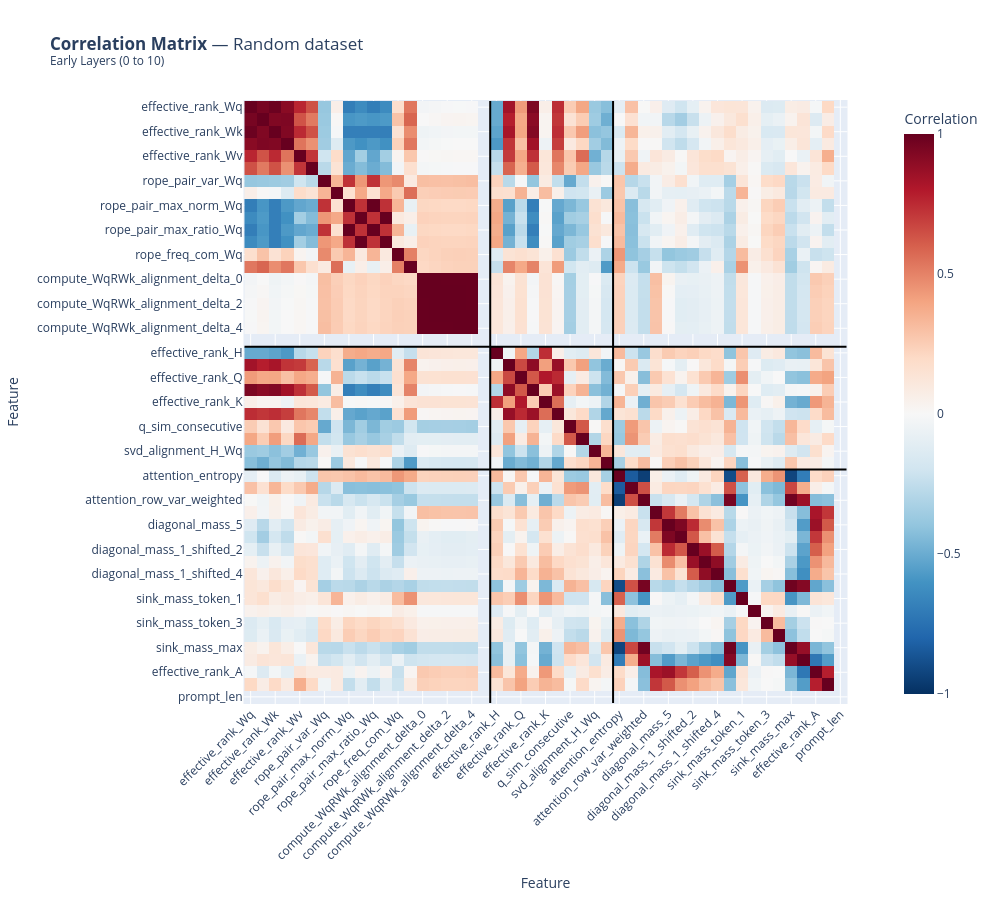
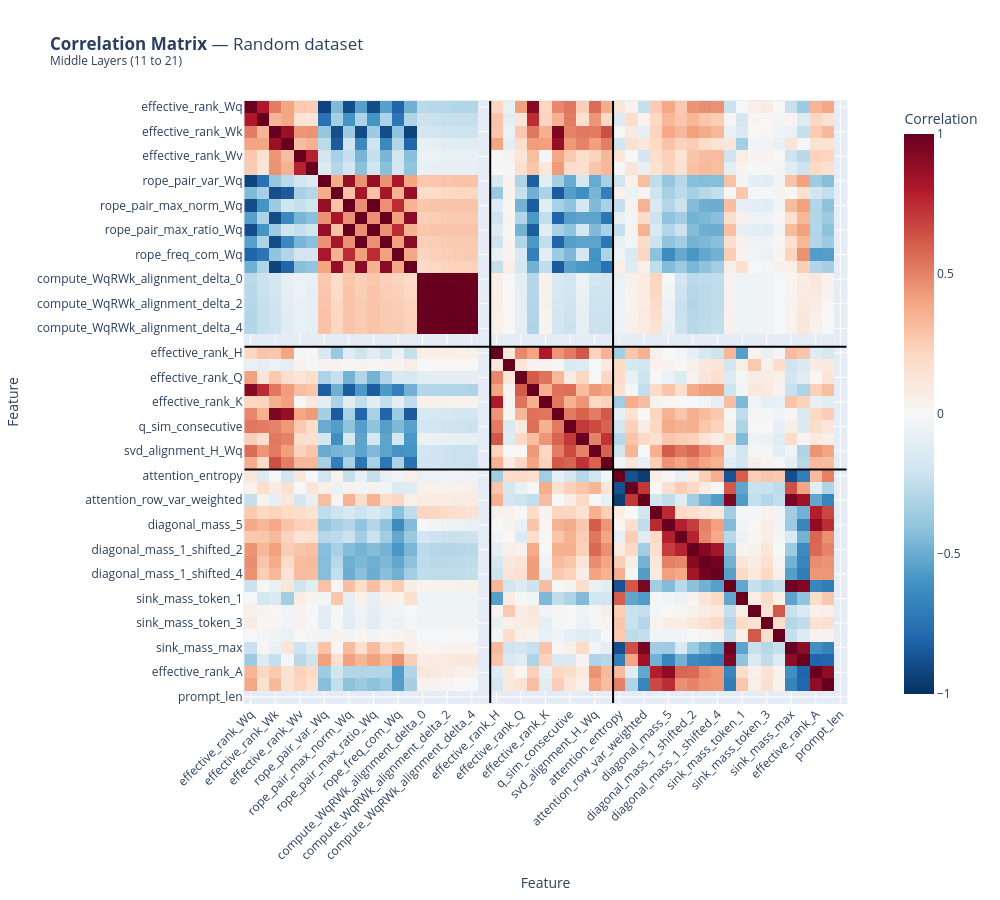
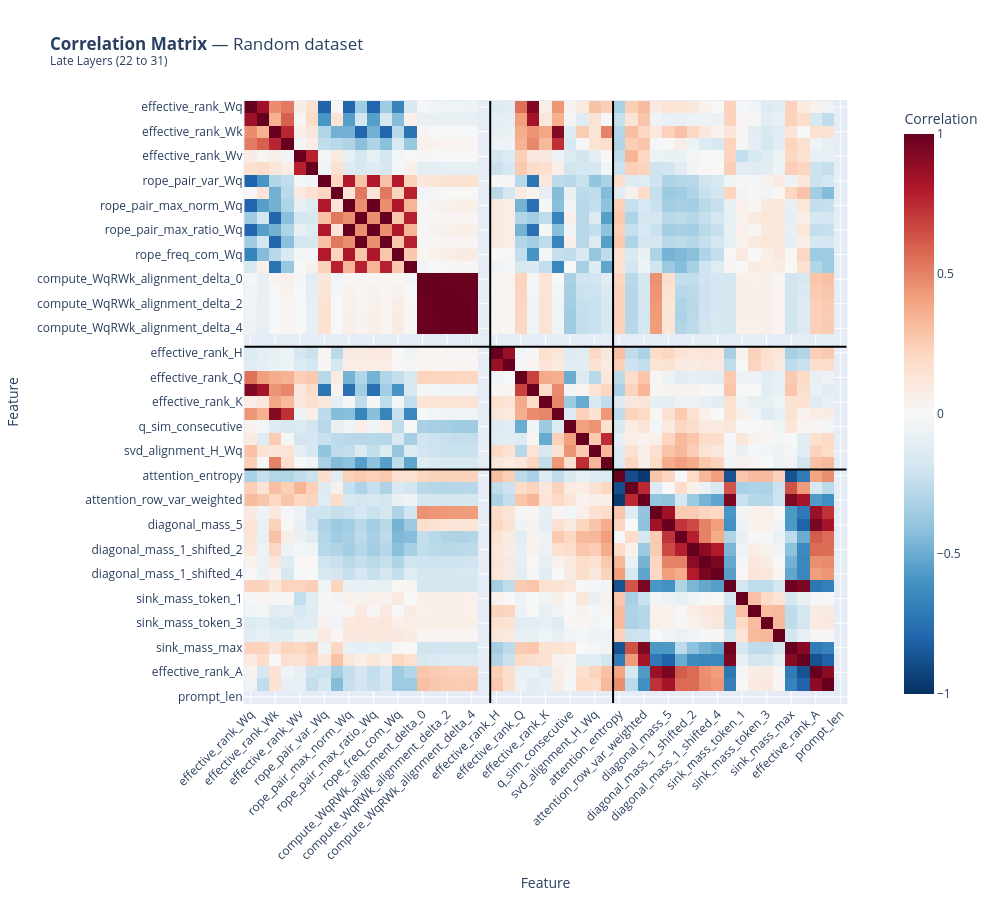
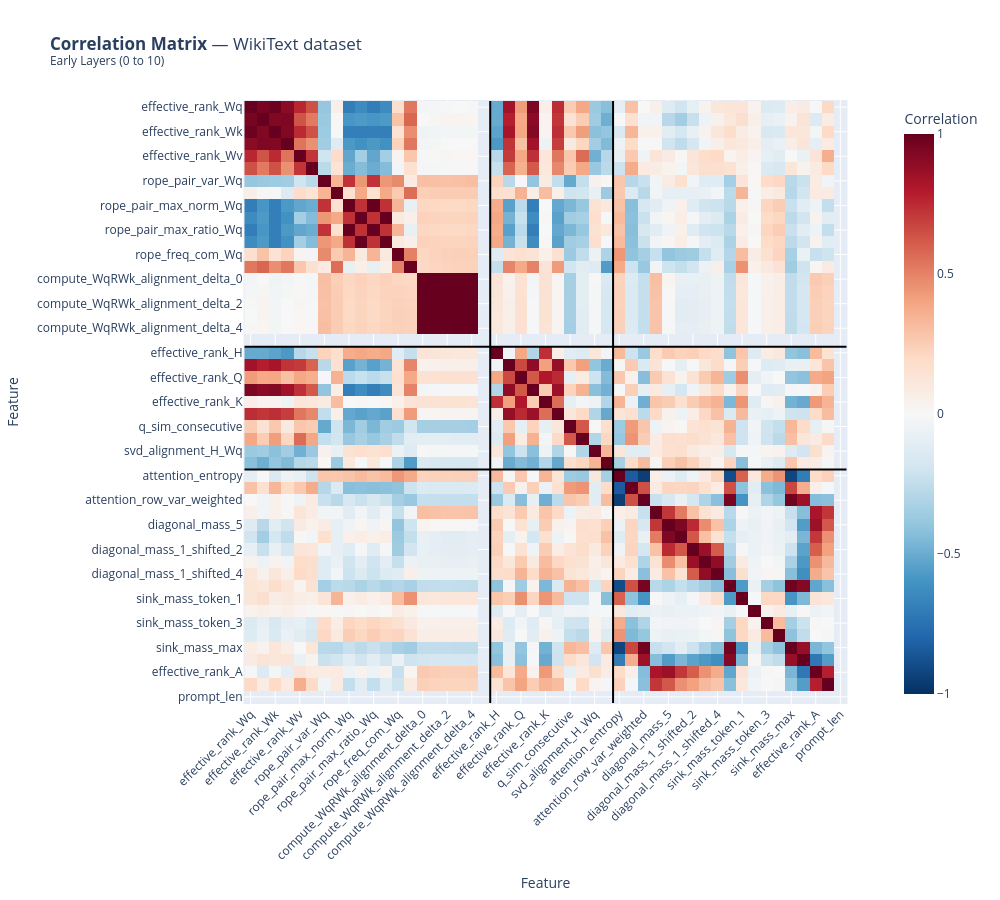

These figures' notebook cell, in order:
### Code cell
# Focused EDA: correlations (from FEATURE_REGISTRY) divided by layer thirds
import pandas as pd
import numpy as np
import plotly.express as px
import plotly.io as pio
from core.features_library import FEATURE_REGISTRY
pio.renderers.default = "vscode"

sources = sorted(df["prompt_source"].dropna().astype(str).unique().tolist())
print("Prompt sources:", sources)

META_COLS = {"model_name", "prompt_id", "prompt_source", "layer_idx", "head_idx", "run_idx"}

# All numeric features in the dataset (not only registry columns).
all_numeric_features = [
    c for c in df.columns
    if pd.api.types.is_numeric_dtype(df[c]) and c not in META_COLS
]

registry_features = list(FEATURE_REGISTRY.keys())
available_registry_features = [f for f in registry_features if f in df.columns]
print(f"Registry features found in df: {len(available_registry_features)}/{len(registry_features)}")
print(f"Total numeric features used for correlation: {len(all_numeric_features)}")

# Canonical feature groups from features_library naming.
model_dependent_features = [
    "effective_rank_Wq", "r95_Wq",
    "effective_rank_Wk", "r95_Wk",
    "effective_rank_Wv", "r95_Wv",
    #"rmsnorm_gamma_norm",
    "rope_pair_var_Wq", "rope_pair_var_Wk",
    "rope_pair_max_norm_Wq", "rope_pair_max_norm_Wk",
    "rope_pair_max_ratio_Wq", "rope_pair_max_ratio_Wk",
    "rope_freq_com_Wq", "rope_freq_com_Wk",
    "compute_WqRWk_alignment_delta_0",
    "compute_WqRWk_alignment_delta_1",
    "compute_WqRWk_alignment_delta_2",
    "compute_WqRWk_alignment_delta_3",
    "compute_WqRWk_alignment_delta_4",
]

input_dependent_features = [
    "effective_rank_H", "r95_H",
    "effective_rank_Q", "r95_Q",
    "effective_rank_K", "r95_K",
    "q_sim_consecutive", "k_sim_consecutive",
    "svd_alignment_H_Wq", "svd_alignment_H_Wk",
]

target_features = [
    "attention_entropy", "attention_gini", "attention_row_var_weighted",
    "diagonal_mass_1", "diagonal_mass_5",
    "diagonal_mass_1_shifted_1", "diagonal_mass_1_shifted_2",
    "diagonal_mass_1_shifted_3", "diagonal_mass_1_shifted_4",
    "sink_mass_token_0", "sink_mass_token_1", "sink_mass_token_2",
    "sink_mass_token_3", "sink_mass_token_4", "sink_mass_max",
    "look_back",
    "effective_rank_A", "r95_A",
]

model_set = set(model_dependent_features)
input_set = set(input_dependent_features)
target_set = set(target_features)

def classify_feature(name):
    if name in model_set:
        return "model"
    if name in input_set:
        return "input"
    if name in target_set:
        return "target"

    n = name.lower()
    if any(k in n for k in ["wq", "wk", "wv", "weight", "rope", "rmsnorm", "gamma"]):
        return "model"
    if any(k in n for k in ["_h", "_q", "_k", "q_sim", "k_sim", "svd_alignment_h"]):
        return "input"
    return "target"

def ordered_group(features, canonical_order):
    present = [f for f in canonical_order if f in features]
    rest = sorted([f for f in features if f not in set(canonical_order)], key=str.lower)
    return present + rest

model_group = [f for f in all_numeric_features if classify_feature(f) == "model"]
input_group = [f for f in all_numeric_features if classify_feature(f) == "input"]
target_group = [f for f in all_numeric_features if classify_feature(f) == "target"]

model_group = ordered_group(model_group, model_dependent_features)
input_group = ordered_group(input_group, input_dependent_features)
target_group = ordered_group(target_group, target_features)

sorted_features = model_group + input_group + target_group

print("Feature ordering for correlation:")
print("  model-dependent:", len(model_group))
print("  input-dependent:", len(input_group))
print("  target:", len(target_group))

# Boundaries used to draw dividers between the three blocks.
b1 = len(model_group)
b2 = len(model_group) + len(input_group)
boundaries = [b for b in [b1, b2] if 0 < b < len(sorted_features)]

def add_group_dividers(fig, n_features, boundaries):
    for b in boundaries:
        pos = b - 0.5
        fig.add_shape(
            type="line",
            x0=pos, x1=pos, y0=-0.5, y1=n_features - 0.5,
            line=dict(color="black", width=2),
        )
        fig.add_shape(
            type="line",
            x0=-0.5, x1=n_features - 0.5, y0=pos, y1=pos,
            line=dict(color="black", width=2),
        )

def find_source(keyword, fallback_index=None):
    matches = [s for s in sources if keyword in s.lower()]
    if matches:
        return matches[0]
    if fallback_index is not None and fallback_index < len(sources):
        return sources[fallback_index]
    return None

random_source = find_source("random", fallback_index=0)
wikitext_source = find_source("wiki", fallback_index=1 if len(sources) > 1 else 0)

# --- SPLITTING LAYERS INTO THIRDS ---
unique_layers = sorted(df["layer_idx"].dropna().unique())
# Split the layers array into 3 roughly equal parts
layer_thirds = np.array_split(unique_layers, 3)
third_names = ["Early Layers", "Middle Layers", "Late Layers"]

for label, src in [("Random dataset", random_source), ("WikiText dataset", wikitext_source)]:
    if src is None:
        print(f"[Skip] {label}: source not found in prompt_source column.")
        continue

    # Get data for the specific prompt source
    sub_src = df[df["prompt_source"] == src]
    if sub_src.empty:
        print(f"[Skip] {label}: no rows for source={src}.")
        continue

    # Plot a correlation matrix for each third of the network
    for i, layer_group in enumerate(layer_thirds):
        # Filter dataframe by the current layer group
        sub = sub_src[sub_src["layer_idx"].isin(layer_group)]
        
        if sub.empty:
            continue
            
        group_label = f"{third_names[i]} ({layer_group[0]} to {layer_group[-1]})"
        corr = sub[sorted_features].corr()
        
        fig = px.imshow(
            corr,
            color_continuous_scale="RdBu_r",
            zmin=-1,
            zmax=1,
            title=f"<b>Correlation Matrix</b> — {label} <br><sup>{group_label}</sup>",
            labels={"x": "Feature", "y": "Feature", "color": "Correlation"},
        )
        fig.update_xaxes(tickangle=-45)
        add_group_dividers(fig, n_features=len(sorted_features), boundaries=boundaries)
        fig.update_layout(width=1000, height=900)
        fig.show()

### Figure 1 — Plotly figure (JSON) as saved in the notebook; plotly's stock layout.template omitted (floating-point values rounded to 4 significant figures; data arrays with more than 128 entries replaced by an {"elided": "..."} marker saying what was removed)
{"data": [{"coloraxis": "coloraxis", "hovertemplate": "Feature: %{x}<br>Feature: %{y}<br>Correlation: %{z}<extra></extra>", "name": "0", "type": "heatmap", "x": ["effective_rank_Wq", "r95_Wq", "effective_rank_Wk", "r95_Wk", "effective_rank_Wv", "r95_Wv", "rope_pair_var_Wq", "rope_pair_var_Wk", "rope_pair_max_norm_Wq", "rope_pair_max_norm_Wk", "rope_pair_max_ratio_Wq", "rope_pair_max_ratio_Wk", "rope_freq_com_Wq", "rope_freq_com_Wk", "compute_WqRWk_alignment_delta_0", "compute_WqRWk_alignment_delta_1", "compute_WqRWk_alignment_delta_2", "compute_WqRWk_alignment_delta_3", "compute_WqRWk_alignment_delta_4", "rmsnorm_gamma_norm", "effective_rank_H", "r95_H", "effective_rank_Q", "r95_Q", "effective_rank_K", "r95_K", "q_sim_consecutive", "k_sim_consecutive", "svd_alignment_H_Wq", "svd_alignment_H_Wk", "attention_entropy", "attention_gini", "attention_row_var_weighted", "diagonal_mass_1", "diagonal_mass_5", "diagonal_mass_1_shifted_1", "diagonal_mass_1_shifted_2", "diagonal_mass_1_shifted_3", "diagonal_mass_1_shifted_4", "sink_mass_token_0", "sink_mass_token_1", "sink_mass_token_2", "sink_mass_token_3", "sink_mass_token_4", "sink_mass_max", "look_back", "effective_rank_A", "r95_A", "prompt_len"], "xaxis": "x", "y": ["effective_rank_Wq", "r95_Wq", "effective_rank_Wk", "r95_Wk", "effective_rank_Wv", "r95_Wv", "rope_pair_var_Wq", "rope_pair_var_Wk", "rope_pair_max_norm_Wq", "rope_pair_max_norm_Wk", "rope_pair_max_ratio_Wq", "rope_pair_max_ratio_Wk", "rope_freq_com_Wq", "rope_freq_com_Wk", "compute_WqRWk_alignment_delta_0", "compute_WqRWk_alignment_delta_1", "compute_WqRWk_alignment_delta_2", "compute_WqRWk_alignment_delta_3", "compute_WqRWk_alignment_delta_4", "rmsnorm_gamma_norm", "effective_rank_H", "r95_H", "effective_rank_Q", "r95_Q", "effective_rank_K", "r95_K", "q_sim_consecutive", "k_sim_consecutive", "svd_alignment_H_Wq", "svd_alignment_H_Wk", "attention_entropy", "attention_gini", "attention_row_var_weighted", "diagonal_mass_1", "diagonal_mass_5", "diagonal_mass_1_shifted_1", "diagonal_mass_1_shifted_2", "diagonal_mass_1_shifted_3", "diagonal_mass_1_shifted_4", "sink_mass_token_0", "sink_mass_token_1", "sink_mass_token_2", "sink_mass_token_3", "sink_mass_token_4", "sink_mass_max", "look_back", "effective_rank_A", "r95_A", "prompt_len"], "yaxis": "y", "z": {"elided": "49x49 float values"}}], "layout": {"coloraxis": {"cmax": 1, "cmin": -1, "colorbar": {"title": {"text": "Correlation"}}, "colorscale": [[0, "rgb(5,48,97)"], [0.1, "rgb(33,102,172)"], [0.2, "rgb(67,147,195)"], [0.3, "rgb(146,197,222)"], [0.4, "rgb(209,229,240)"], [0.5, "rgb(247,247,247)"], [0.6, "rgb(253,219,199)"], [0.7, "rgb(244,165,130)"], [0.8, "rgb(214,96,77)"], [0.9, "rgb(178,24,43)"], [1, "rgb(103,0,31)"]]}, "height": 900, "shapes": [{"line": {"color": "black", "width": 2}, "type": "line", "x0": 19.5, "x1": 19.5, "y0": -0.5, "y1": 48.5}, {"line": {"color": "black", "width": 2}, "type": "line", "x0": -0.5, "x1": 48.5, "y0": 19.5, "y1": 19.5}, {"line": {"color": "black", "width": 2}, "type": "line", "x0": 29.5, "x1": 29.5, "y0": -0.5, "y1": 48.5}, {"line": {"color": "black", "width": 2}, "type": "line", "x0": -0.5, "x1": 48.5, "y0": 29.5, "y1": 29.5}], "title": {"text": "<b>Correlation Matrix</b> — Random dataset <br><sup>Early Layers (0 to 10)</sup>"}, "width": 1000, "xaxis": {"anchor": "y", "constrain": "domain", "domain": [0, 1], "scaleanchor": "y", "tickangle": -45, "title": {"text": "Feature"}}, "yaxis": {"anchor": "x", "autorange": "reversed", "constrain": "domain", "domain": [0, 1], "title": {"text": "Feature"}}}}

### Figure 2 — Plotly figure (JSON) as saved in the notebook; plotly's stock layout.template omitted (floating-point values rounded to 4 significant figures; data arrays with more than 128 entries replaced by an {"elided": "..."} marker saying what was removed)
{"data": [{"coloraxis": "coloraxis", "hovertemplate": "Feature: %{x}<br>Feature: %{y}<br>Correlation: %{z}<extra></extra>", "name": "0", "type": "heatmap", "x": ["effective_rank_Wq", "r95_Wq", "effective_rank_Wk", "r95_Wk", "effective_rank_Wv", "r95_Wv", "rope_pair_var_Wq", "rope_pair_var_Wk", "rope_pair_max_norm_Wq", "rope_pair_max_norm_Wk", "rope_pair_max_ratio_Wq", "rope_pair_max_ratio_Wk", "rope_freq_com_Wq", "rope_freq_com_Wk", "compute_WqRWk_alignment_delta_0", "compute_WqRWk_alignment_delta_1", "compute_WqRWk_alignment_delta_2", "compute_WqRWk_alignment_delta_3", "compute_WqRWk_alignment_delta_4", "rmsnorm_gamma_norm", "effective_rank_H", "r95_H", "effective_rank_Q", "r95_Q", "effective_rank_K", "r95_K", "q_sim_consecutive", "k_sim_consecutive", "svd_alignment_H_Wq", "svd_alignment_H_Wk", "attention_entropy", "attention_gini", "attention_row_var_weighted", "diagonal_mass_1", "diagonal_mass_5", "diagonal_mass_1_shifted_1", "diagonal_mass_1_shifted_2", "diagonal_mass_1_shifted_3", "diagonal_mass_1_shifted_4", "sink_mass_token_0", "sink_mass_token_1", "sink_mass_token_2", "sink_mass_token_3", "sink_mass_token_4", "sink_mass_max", "look_back", "effective_rank_A", "r95_A", "prompt_len"], "xaxis": "x", "y": ["effective_rank_Wq", "r95_Wq", "effective_rank_Wk", "r95_Wk", "effective_rank_Wv", "r95_Wv", "rope_pair_var_Wq", "rope_pair_var_Wk", "rope_pair_max_norm_Wq", "rope_pair_max_norm_Wk", "rope_pair_max_ratio_Wq", "rope_pair_max_ratio_Wk", "rope_freq_com_Wq", "rope_freq_com_Wk", "compute_WqRWk_alignment_delta_0", "compute_WqRWk_alignment_delta_1", "compute_WqRWk_alignment_delta_2", "compute_WqRWk_alignment_delta_3", "compute_WqRWk_alignment_delta_4", "rmsnorm_gamma_norm", "effective_rank_H", "r95_H", "effective_rank_Q", "r95_Q", "effective_rank_K", "r95_K", "q_sim_consecutive", "k_sim_consecutive", "svd_alignment_H_Wq", "svd_alignment_H_Wk", "attention_entropy", "attention_gini", "attention_row_var_weighted", "diagonal_mass_1", "diagonal_mass_5", "diagonal_mass_1_shifted_1", "diagonal_mass_1_shifted_2", "diagonal_mass_1_shifted_3", "diagonal_mass_1_shifted_4", "sink_mass_token_0", "sink_mass_token_1", "sink_mass_token_2", "sink_mass_token_3", "sink_mass_token_4", "sink_mass_max", "look_back", "effective_rank_A", "r95_A", "prompt_len"], "yaxis": "y", "z": {"elided": "49x49 float values"}}], "layout": {"coloraxis": {"cmax": 1, "cmin": -1, "colorbar": {"title": {"text": "Correlation"}}, "colorscale": [[0, "rgb(5,48,97)"], [0.1, "rgb(33,102,172)"], [0.2, "rgb(67,147,195)"], [0.3, "rgb(146,197,222)"], [0.4, "rgb(209,229,240)"], [0.5, "rgb(247,247,247)"], [0.6, "rgb(253,219,199)"], [0.7, "rgb(244,165,130)"], [0.8, "rgb(214,96,77)"], [0.9, "rgb(178,24,43)"], [1, "rgb(103,0,31)"]]}, "height": 900, "shapes": [{"line": {"color": "black", "width": 2}, "type": "line", "x0": 19.5, "x1": 19.5, "y0": -0.5, "y1": 48.5}, {"line": {"color": "black", "width": 2}, "type": "line", "x0": -0.5, "x1": 48.5, "y0": 19.5, "y1": 19.5}, {"line": {"color": "black", "width": 2}, "type": "line", "x0": 29.5, "x1": 29.5, "y0": -0.5, "y1": 48.5}, {"line": {"color": "black", "width": 2}, "type": "line", "x0": -0.5, "x1": 48.5, "y0": 29.5, "y1": 29.5}], "title": {"text": "<b>Correlation Matrix</b> — Random dataset <br><sup>Middle Layers (11 to 21)</sup>"}, "width": 1000, "xaxis": {"anchor": "y", "constrain": "domain", "domain": [0, 1], "scaleanchor": "y", "tickangle": -45, "title": {"text": "Feature"}}, "yaxis": {"anchor": "x", "autorange": "reversed", "constrain": "domain", "domain": [0, 1], "title": {"text": "Feature"}}}}

### Figure 3 — Plotly figure (JSON) as saved in the notebook; plotly's stock layout.template omitted (floating-point values rounded to 4 significant figures; data arrays with more than 128 entries replaced by an {"elided": "..."} marker saying what was removed)
{"data": [{"coloraxis": "coloraxis", "hovertemplate": "Feature: %{x}<br>Feature: %{y}<br>Correlation: %{z}<extra></extra>", "name": "0", "type": "heatmap", "x": ["effective_rank_Wq", "r95_Wq", "effective_rank_Wk", "r95_Wk", "effective_rank_Wv", "r95_Wv", "rope_pair_var_Wq", "rope_pair_var_Wk", "rope_pair_max_norm_Wq", "rope_pair_max_norm_Wk", "rope_pair_max_ratio_Wq", "rope_pair_max_ratio_Wk", "rope_freq_com_Wq", "rope_freq_com_Wk", "compute_WqRWk_alignment_delta_0", "compute_WqRWk_alignment_delta_1", "compute_WqRWk_alignment_delta_2", "compute_WqRWk_alignment_delta_3", "compute_WqRWk_alignment_delta_4", "rmsnorm_gamma_norm", "effective_rank_H", "r95_H", "effective_rank_Q", "r95_Q", "effective_rank_K", "r95_K", "q_sim_consecutive", "k_sim_consecutive", "svd_alignment_H_Wq", "svd_alignment_H_Wk", "attention_entropy", "attention_gini", "attention_row_var_weighted", "diagonal_mass_1", "diagonal_mass_5", "diagonal_mass_1_shifted_1", "diagonal_mass_1_shifted_2", "diagonal_mass_1_shifted_3", "diagonal_mass_1_shifted_4", "sink_mass_token_0", "sink_mass_token_1", "sink_mass_token_2", "sink_mass_token_3", "sink_mass_token_4", "sink_mass_max", "look_back", "effective_rank_A", "r95_A", "prompt_len"], "xaxis": "x", "y": ["effective_rank_Wq", "r95_Wq", "effective_rank_Wk", "r95_Wk", "effective_rank_Wv", "r95_Wv", "rope_pair_var_Wq", "rope_pair_var_Wk", "rope_pair_max_norm_Wq", "rope_pair_max_norm_Wk", "rope_pair_max_ratio_Wq", "rope_pair_max_ratio_Wk", "rope_freq_com_Wq", "rope_freq_com_Wk", "compute_WqRWk_alignment_delta_0", "compute_WqRWk_alignment_delta_1", "compute_WqRWk_alignment_delta_2", "compute_WqRWk_alignment_delta_3", "compute_WqRWk_alignment_delta_4", "rmsnorm_gamma_norm", "effective_rank_H", "r95_H", "effective_rank_Q", "r95_Q", "effective_rank_K", "r95_K", "q_sim_consecutive", "k_sim_consecutive", "svd_alignment_H_Wq", "svd_alignment_H_Wk", "attention_entropy", "attention_gini", "attention_row_var_weighted", "diagonal_mass_1", "diagonal_mass_5", "diagonal_mass_1_shifted_1", "diagonal_mass_1_shifted_2", "diagonal_mass_1_shifted_3", "diagonal_mass_1_shifted_4", "sink_mass_token_0", "sink_mass_token_1", "sink_mass_token_2", "sink_mass_token_3", "sink_mass_token_4", "sink_mass_max", "look_back", "effective_rank_A", "r95_A", "prompt_len"], "yaxis": "y", "z": {"elided": "49x49 float values"}}], "layout": {"coloraxis": {"cmax": 1, "cmin": -1, "colorbar": {"title": {"text": "Correlation"}}, "colorscale": [[0, "rgb(5,48,97)"], [0.1, "rgb(33,102,172)"], [0.2, "rgb(67,147,195)"], [0.3, "rgb(146,197,222)"], [0.4, "rgb(209,229,240)"], [0.5, "rgb(247,247,247)"], [0.6, "rgb(253,219,199)"], [0.7, "rgb(244,165,130)"], [0.8, "rgb(214,96,77)"], [0.9, "rgb(178,24,43)"], [1, "rgb(103,0,31)"]]}, "height": 900, "shapes": [{"line": {"color": "black", "width": 2}, "type": "line", "x0": 19.5, "x1": 19.5, "y0": -0.5, "y1": 48.5}, {"line": {"color": "black", "width": 2}, "type": "line", "x0": -0.5, "x1": 48.5, "y0": 19.5, "y1": 19.5}, {"line": {"color": "black", "width": 2}, "type": "line", "x0": 29.5, "x1": 29.5, "y0": -0.5, "y1": 48.5}, {"line": {"color": "black", "width": 2}, "type": "line", "x0": -0.5, "x1": 48.5, "y0": 29.5, "y1": 29.5}], "title": {"text": "<b>Correlation Matrix</b> — Random dataset <br><sup>Late Layers (22 to 31)</sup>"}, "width": 1000, "xaxis": {"anchor": "y", "constrain": "domain", "domain": [0, 1], "scaleanchor": "y", "tickangle": -45, "title": {"text": "Feature"}}, "yaxis": {"anchor": "x", "autorange": "reversed", "constrain": "domain", "domain": [0, 1], "title": {"text": "Feature"}}}}

### Figure 4 — Plotly figure (JSON) as saved in the notebook; plotly's stock layout.template omitted (floating-point values rounded to 4 significant figures; data arrays with more than 128 entries replaced by an {"elided": "..."} marker saying what was removed)
{"data": [{"coloraxis": "coloraxis", "hovertemplate": "Feature: %{x}<br>Feature: %{y}<br>Correlation: %{z}<extra></extra>", "name": "0", "type": "heatmap", "x": ["effective_rank_Wq", "r95_Wq", "effective_rank_Wk", "r95_Wk", "effective_rank_Wv", "r95_Wv", "rope_pair_var_Wq", "rope_pair_var_Wk", "rope_pair_max_norm_Wq", "rope_pair_max_norm_Wk", "rope_pair_max_ratio_Wq", "rope_pair_max_ratio_Wk", "rope_freq_com_Wq", "rope_freq_com_Wk", "compute_WqRWk_alignment_delta_0", "compute_WqRWk_alignment_delta_1", "compute_WqRWk_alignment_delta_2", "compute_WqRWk_alignment_delta_3", "compute_WqRWk_alignment_delta_4", "rmsnorm_gamma_norm", "effective_rank_H", "r95_H", "effective_rank_Q", "r95_Q", "effective_rank_K", "r95_K", "q_sim_consecutive", "k_sim_consecutive", "svd_alignment_H_Wq", "svd_alignment_H_Wk", "attention_entropy", "attention_gini", "attention_row_var_weighted", "diagonal_mass_1", "diagonal_mass_5", "diagonal_mass_1_shifted_1", "diagonal_mass_1_shifted_2", "diagonal_mass_1_shifted_3", "diagonal_mass_1_shifted_4", "sink_mass_token_0", "sink_mass_token_1", "sink_mass_token_2", "sink_mass_token_3", "sink_mass_token_4", "sink_mass_max", "look_back", "effective_rank_A", "r95_A", "prompt_len"], "xaxis": "x", "y": ["effective_rank_Wq", "r95_Wq", "effective_rank_Wk", "r95_Wk", "effective_rank_Wv", "r95_Wv", "rope_pair_var_Wq", "rope_pair_var_Wk", "rope_pair_max_norm_Wq", "rope_pair_max_norm_Wk", "rope_pair_max_ratio_Wq", "rope_pair_max_ratio_Wk", "rope_freq_com_Wq", "rope_freq_com_Wk", "compute_WqRWk_alignment_delta_0", "compute_WqRWk_alignment_delta_1", "compute_WqRWk_alignment_delta_2", "compute_WqRWk_alignment_delta_3", "compute_WqRWk_alignment_delta_4", "rmsnorm_gamma_norm", "effective_rank_H", "r95_H", "effective_rank_Q", "r95_Q", "effective_rank_K", "r95_K", "q_sim_consecutive", "k_sim_consecutive", "svd_alignment_H_Wq", "svd_alignment_H_Wk", "attention_entropy", "attention_gini", "attention_row_var_weighted", "diagonal_mass_1", "diagonal_mass_5", "diagonal_mass_1_shifted_1", "diagonal_mass_1_shifted_2", "diagonal_mass_1_shifted_3", "diagonal_mass_1_shifted_4", "sink_mass_token_0", "sink_mass_token_1", "sink_mass_token_2", "sink_mass_token_3", "sink_mass_token_4", "sink_mass_max", "look_back", "effective_rank_A", "r95_A", "prompt_len"], "yaxis": "y", "z": {"elided": "49x49 float values"}}], "layout": {"coloraxis": {"cmax": 1, "cmin": -1, "colorbar": {"title": {"text": "Correlation"}}, "colorscale": [[0, "rgb(5,48,97)"], [0.1, "rgb(33,102,172)"], [0.2, "rgb(67,147,195)"], [0.3, "rgb(146,197,222)"], [0.4, "rgb(209,229,240)"], [0.5, "rgb(247,247,247)"], [0.6, "rgb(253,219,199)"], [0.7, "rgb(244,165,130)"], [0.8, "rgb(214,96,77)"], [0.9, "rgb(178,24,43)"], [1, "rgb(103,0,31)"]]}, "height": 900, "shapes": [{"line": {"color": "black", "width": 2}, "type": "line", "x0": 19.5, "x1": 19.5, "y0": -0.5, "y1": 48.5}, {"line": {"color": "black", "width": 2}, "type": "line", "x0": -0.5, "x1": 48.5, "y0": 19.5, "y1": 19.5}, {"line": {"color": "black", "width": 2}, "type": "line", "x0": 29.5, "x1": 29.5, "y0": -0.5, "y1": 48.5}, {"line": {"color": "black", "width": 2}, "type": "line", "x0": -0.5, "x1": 48.5, "y0": 29.5, "y1": 29.5}], "title": {"text": "<b>Correlation Matrix</b> — WikiText dataset <br><sup>Early Layers (0 to 10)</sup>"}, "width": 1000, "xaxis": {"anchor": "y", "constrain": "domain", "domain": [0, 1], "scaleanchor": "y", "tickangle": -45, "title": {"text": "Feature"}}, "yaxis": {"anchor": "x", "autorange": "reversed", "constrain": "domain", "domain": [0, 1], "title": {"text": "Feature"}}}}
